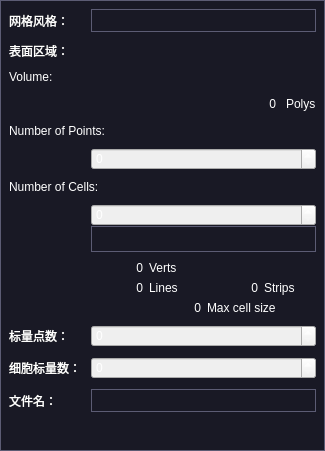
<?xml version="1.0" encoding="UTF-8"?>
<ui version="4.0">
 <class>qMRMLModelInfoWidget</class>
 <widget class="QWidget" name="qMRMLModelInfoWidget">
  <property name="geometry">
   <rect>
    <x>0</x>
    <y>0</y>
    <width>325</width>
    <height>451</height>
   </rect>
  </property>
  <property name="windowTitle">
   <string>Model Information</string>
  </property>
  <property name="styleSheet">
   <string notr="true">QLineEdit{
	color: rgb(255, 255, 255);
    background: #191925;
	border: 1px solid #5c5c74;
	font: 10pt &quot;Microsoft YaHei&quot;;
	height: 21px;
}

QToolButton#ExpandButton
{
	background: #191925;
	border: 1px solid #5c5c74;
	font: 10pt &quot;Microsoft YaHei&quot;;
	height: 21px;
}

QWidget#widget_2
{
	background: #191925;
	border: 1px solid #5c5c74;
}

QWidget{

	color: #ffffff;
}</string>
  </property>
  <layout class="QVBoxLayout" name="verticalLayout_2">
   <property name="spacing">
    <number>0</number>
   </property>
   <property name="leftMargin">
    <number>0</number>
   </property>
   <property name="topMargin">
    <number>0</number>
   </property>
   <property name="rightMargin">
    <number>0</number>
   </property>
   <property name="bottomMargin">
    <number>0</number>
   </property>
   <item>
    <widget class="QWidget" name="widget_2" native="true">
     <layout class="QFormLayout" name="formLayout">
      <property name="horizontalSpacing">
       <number>10</number>
      </property>
      <property name="verticalSpacing">
       <number>10</number>
      </property>
      <item row="0" column="0">
       <widget class="QLabel" name="MeshTypeLabel">
        <property name="text">
         <string>网格风格：</string>
        </property>
       </widget>
      </item>
      <item row="0" column="1">
       <widget class="QLineEdit" name="MeshTypeLineEdit">
        <property name="readOnly">
         <bool>true</bool>
        </property>
       </widget>
      </item>
      <item row="2" column="0">
       <widget class="QLabel" name="SurfaceAreaLabel">
        <property name="text">
         <string>表面区域：</string>
        </property>
       </widget>
      </item>
      <item row="2" column="1">
       <widget class="ctkDoubleSpinBox" name="SurfaceAreaDoubleSpinBox" native="true">
        <property name="enabled">
         <bool>false</bool>
        </property>
        <property name="suffix" stdset="0">
         <string>mm^2</string>
        </property>
        <property name="maximum" stdset="0">
         <double>1000000000.000000000000000</double>
        </property>
       </widget>
      </item>
      <item row="4" column="0">
       <widget class="QLabel" name="VolumeAreaLabel">
        <property name="text">
         <string>Volume:</string>
        </property>
       </widget>
      </item>
      <item row="4" column="1">
       <widget class="ctkDoubleSpinBox" name="VolumeAreaDoubleSpinBox" native="true">
        <property name="enabled">
         <bool>false</bool>
        </property>
        <property name="suffix" stdset="0">
         <string>mm^3</string>
        </property>
        <property name="maximum" stdset="0">
         <double>1000000000.000000000000000</double>
        </property>
       </widget>
      </item>
      <item row="6" column="0" colspan="2">
       <layout class="QHBoxLayout" name="horizontalLayout">
        <item>
         <spacer name="horizontalSpacer">
          <property name="orientation">
           <enum>Qt::Horizontal</enum>
          </property>
          <property name="sizeHint" stdset="0">
           <size>
            <width>40</width>
            <height>20</height>
           </size>
          </property>
         </spacer>
        </item>
        <item>
         <widget class="QLabel" name="NumberOfPolysValueLabel">
          <property name="text">
           <string>0</string>
          </property>
          <property name="alignment">
           <set>Qt::AlignRight|Qt::AlignTrailing|Qt::AlignVCenter</set>
          </property>
         </widget>
        </item>
        <item>
         <widget class="QLabel" name="NumberOfPolysLabel">
          <property name="text">
           <string>Polys</string>
          </property>
         </widget>
        </item>
       </layout>
      </item>
      <item row="8" column="0" colspan="2">
       <widget class="QLabel" name="NumberOfPointsLabel">
        <property name="text">
         <string>Number of Points:</string>
        </property>
       </widget>
      </item>
      <item row="9" column="1">
       <widget class="QSpinBox" name="NumberOfPointsSpinBox">
        <property name="enabled">
         <bool>false</bool>
        </property>
        <property name="maximum">
         <number>1000000000</number>
        </property>
       </widget>
      </item>
      <item row="10" column="0" colspan="2">
       <widget class="QLabel" name="NumberOfCellsLabel">
        <property name="text">
         <string>Number of Cells:</string>
        </property>
       </widget>
      </item>
      <item row="11" column="1">
       <layout class="QVBoxLayout" name="verticalLayout">
        <property name="spacing">
         <number>0</number>
        </property>
        <item>
         <widget class="QSpinBox" name="NumberOfCellsSpinBox">
          <property name="enabled">
           <bool>false</bool>
          </property>
          <property name="maximum">
           <number>1000000000</number>
          </property>
         </widget>
        </item>
        <item>
         <widget class="ctkExpandButton" name="ExpandButton">
          <property name="sizePolicy">
           <sizepolicy hsizetype="Minimum" vsizetype="Fixed">
            <horstretch>0</horstretch>
            <verstretch>0</verstretch>
           </sizepolicy>
          </property>
          <property name="checked">
           <bool>false</bool>
          </property>
          <property name="mirrorOnExpand" stdset="0">
           <bool>true</bool>
          </property>
         </widget>
        </item>
        <item>
         <widget class="QWidget" name="widget" native="true">
          <layout class="QGridLayout" name="gridLayout_2">
           <property name="leftMargin">
            <number>0</number>
           </property>
           <property name="rightMargin">
            <number>0</number>
           </property>
           <property name="bottomMargin">
            <number>0</number>
           </property>
           <item row="0" column="0">
            <widget class="QLabel" name="NumberOfVertsValueLabel">
             <property name="text">
              <string>0</string>
             </property>
             <property name="alignment">
              <set>Qt::AlignRight|Qt::AlignTrailing|Qt::AlignVCenter</set>
             </property>
            </widget>
           </item>
           <item row="0" column="1">
            <widget class="QLabel" name="NumberOfVertsLabel">
             <property name="text">
              <string>Verts</string>
             </property>
            </widget>
           </item>
           <item row="1" column="0">
            <widget class="QLabel" name="NumberOfLinesValueLabel">
             <property name="text">
              <string>0</string>
             </property>
             <property name="alignment">
              <set>Qt::AlignRight|Qt::AlignTrailing|Qt::AlignVCenter</set>
             </property>
            </widget>
           </item>
           <item row="1" column="1">
            <widget class="QLabel" name="NumberOfLinesLabel">
             <property name="text">
              <string>Lines</string>
             </property>
            </widget>
           </item>
           <item row="1" column="2">
            <widget class="QLabel" name="NumberOfStripsValueLabel">
             <property name="text">
              <string>0</string>
             </property>
             <property name="alignment">
              <set>Qt::AlignRight|Qt::AlignTrailing|Qt::AlignVCenter</set>
             </property>
            </widget>
           </item>
           <item row="1" column="3">
            <widget class="QLabel" name="NumberOfStripsLabel">
             <property name="text">
              <string>Strips</string>
             </property>
            </widget>
           </item>
           <item row="2" column="2" colspan="2">
            <widget class="QLabel" name="MaxCellSizeLabel">
             <property name="text">
              <string>Max cell size</string>
             </property>
            </widget>
           </item>
           <item row="2" column="1">
            <widget class="QLabel" name="MaxCellSizeValueLabel">
             <property name="text">
              <string>0</string>
             </property>
             <property name="alignment">
              <set>Qt::AlignRight|Qt::AlignTrailing|Qt::AlignVCenter</set>
             </property>
            </widget>
           </item>
          </layout>
         </widget>
        </item>
       </layout>
      </item>
      <item row="12" column="0">
       <widget class="QLabel" name="NumberOfPointsScalarsLabel">
        <property name="text">
         <string>标量点数：</string>
        </property>
       </widget>
      </item>
      <item row="12" column="1">
       <widget class="QSpinBox" name="NumberOfPointsScalarsSpinBox">
        <property name="enabled">
         <bool>false</bool>
        </property>
        <property name="maximum">
         <number>1000000000</number>
        </property>
       </widget>
      </item>
      <item row="14" column="0">
       <widget class="QLabel" name="NumberOfCellsScalarsLabel">
        <property name="text">
         <string>细胞标量数：</string>
        </property>
       </widget>
      </item>
      <item row="14" column="1">
       <widget class="QSpinBox" name="NumberOfCellsScalarsSpinBox">
        <property name="enabled">
         <bool>false</bool>
        </property>
        <property name="maximum">
         <number>1000000000</number>
        </property>
       </widget>
      </item>
      <item row="16" column="0">
       <widget class="QLabel" name="FileNameLabel">
        <property name="text">
         <string>文件名：</string>
        </property>
       </widget>
      </item>
      <item row="16" column="1">
       <widget class="QLineEdit" name="FileNameLineEdit">
        <property name="readOnly">
         <bool>true</bool>
        </property>
       </widget>
      </item>
     </layout>
    </widget>
   </item>
  </layout>
 </widget>
 <customwidgets>
  <customwidget>
   <class>ctkDoubleSpinBox</class>
   <extends>QWidget</extends>
   <header>ctkDoubleSpinBox.h</header>
  </customwidget>
  <customwidget>
   <class>ctkExpandButton</class>
   <extends>QToolButton</extends>
   <header>ctkExpandButton.h</header>
  </customwidget>
 </customwidgets>
 <resources/>
 <connections>
  <connection>
   <sender>ExpandButton</sender>
   <signal>toggled(bool)</signal>
   <receiver>widget</receiver>
   <slot>setVisible(bool)</slot>
   <hints>
    <hint type="sourcelabel">
     <x>268</x>
     <y>136</y>
    </hint>
    <hint type="destinationlabel">
     <x>287</x>
     <y>172</y>
    </hint>
   </hints>
  </connection>
 </connections>
</ui>
